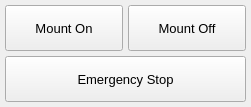
<?xml version="1.0" encoding="UTF-8"?>
<ui version="4.0">
 <class>BigPopup</class>
 <widget class="QWidget" name="BigPopup">
  <property name="geometry">
   <rect>
    <x>0</x>
    <y>0</y>
    <width>251</width>
    <height>107</height>
   </rect>
  </property>
  <property name="sizePolicy">
   <sizepolicy hsizetype="Preferred" vsizetype="Preferred">
    <horstretch>0</horstretch>
    <verstretch>0</verstretch>
   </sizepolicy>
  </property>
  <property name="minimumSize">
   <size>
    <width>200</width>
    <height>100</height>
   </size>
  </property>
  <property name="maximumSize">
   <size>
    <width>400</width>
    <height>285</height>
   </size>
  </property>
  <property name="sizeIncrement">
   <size>
    <width>10</width>
    <height>10</height>
   </size>
  </property>
  <property name="baseSize">
   <size>
    <width>10</width>
    <height>10</height>
   </size>
  </property>
  <property name="font">
   <font>
    <family>Arial</family>
    <pointsize>10</pointsize>
   </font>
  </property>
  <property name="windowTitle">
   <string>Device Setup</string>
  </property>
  <layout class="QGridLayout" name="gridLayout_2" rowstretch="0,0,0" columnstretch="0">
   <property name="leftMargin">
    <number>5</number>
   </property>
   <property name="topMargin">
    <number>5</number>
   </property>
   <property name="rightMargin">
    <number>5</number>
   </property>
   <property name="bottomMargin">
    <number>5</number>
   </property>
   <property name="horizontalSpacing">
    <number>0</number>
   </property>
   <property name="verticalSpacing">
    <number>5</number>
   </property>
   <item row="1" column="0">
    <layout class="QHBoxLayout" name="horizontalLayout">
     <property name="spacing">
      <number>5</number>
     </property>
     <item>
      <widget class="QPushButton" name="mountBoot">
       <property name="sizePolicy">
        <sizepolicy hsizetype="Expanding" vsizetype="Expanding">
         <horstretch>0</horstretch>
         <verstretch>0</verstretch>
        </sizepolicy>
       </property>
       <property name="text">
        <string>Mount On</string>
       </property>
      </widget>
     </item>
     <item>
      <widget class="QPushButton" name="mountStop">
       <property name="sizePolicy">
        <sizepolicy hsizetype="Expanding" vsizetype="Expanding">
         <horstretch>0</horstretch>
         <verstretch>0</verstretch>
        </sizepolicy>
       </property>
       <property name="text">
        <string>Mount Off</string>
       </property>
      </widget>
     </item>
    </layout>
   </item>
   <item row="2" column="0">
    <widget class="QPushButton" name="virtualStop">
     <property name="sizePolicy">
      <sizepolicy hsizetype="Expanding" vsizetype="Expanding">
       <horstretch>0</horstretch>
       <verstretch>0</verstretch>
      </sizepolicy>
     </property>
     <property name="text">
      <string>Emergency Stop</string>
     </property>
     <property name="color" stdset="0">
      <string>red</string>
     </property>
    </widget>
   </item>
  </layout>
 </widget>
 <resources/>
 <connections/>
 <designerdata>
  <property name="gridDeltaX">
   <number>5</number>
  </property>
  <property name="gridDeltaY">
   <number>5</number>
  </property>
  <property name="gridSnapX">
   <bool>true</bool>
  </property>
  <property name="gridSnapY">
   <bool>true</bool>
  </property>
  <property name="gridVisible">
   <bool>true</bool>
  </property>
 </designerdata>
</ui>
